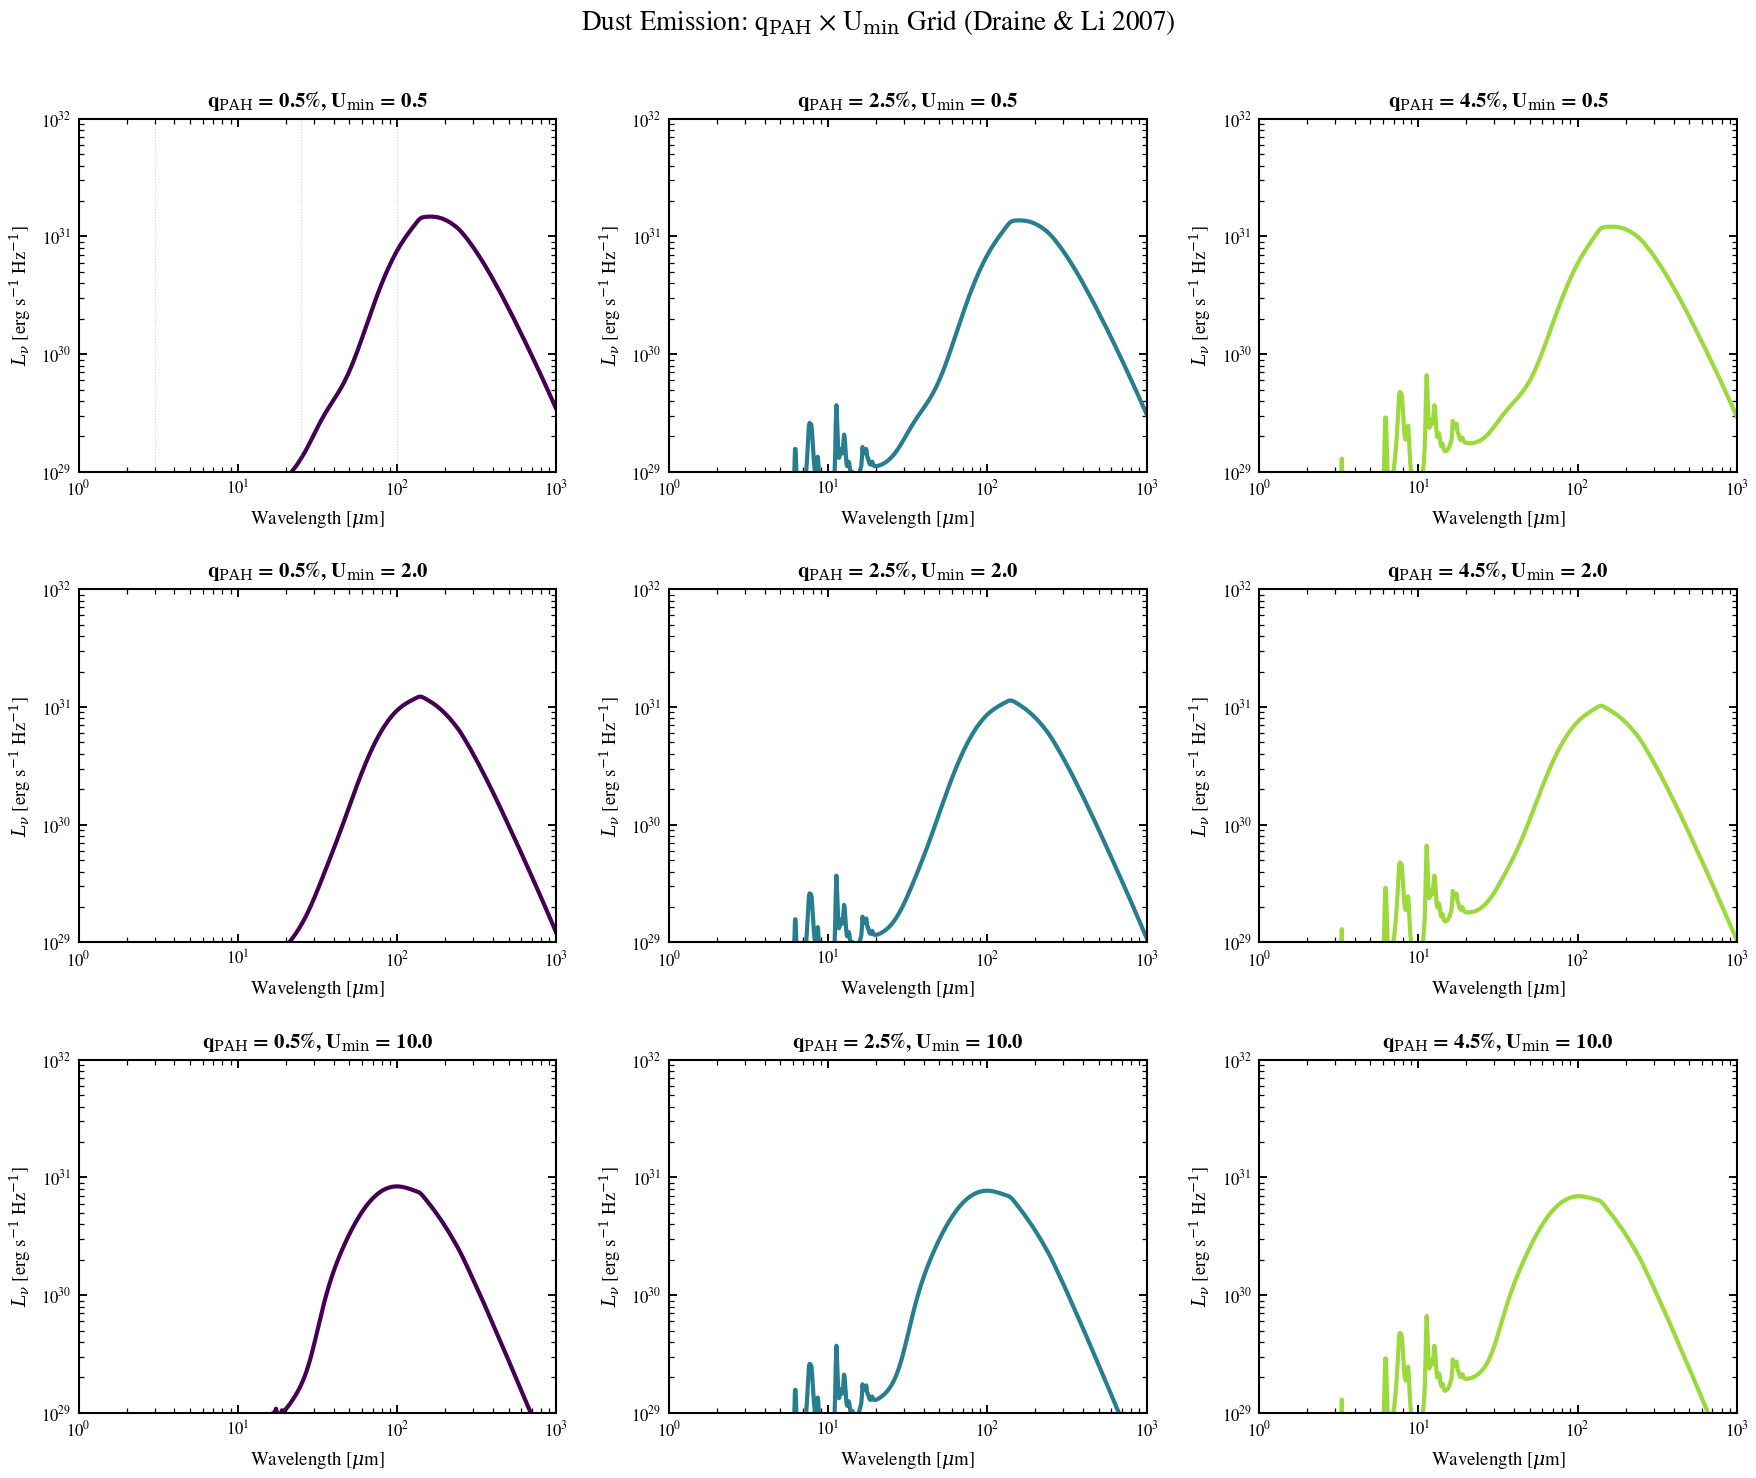

The Python source for this figure:
"""
Dust IR SED: q_PAH × U_min Grid
=================================

2D grid of dust IR emission spectra showing how PAH mass fraction (q_PAH)
and ISRF hardness (U_min) independently shape the mid- and far-infrared SED.
Uses Draine & Li 2007 templates. 3×3 panel grid covering q_PAH ∈ {0.5, 2.5, 4.5}%
and U_min ∈ {0.5, 2, 10} (MW-like to very hard radiation field).
"""

import jax.numpy as jnp
import matplotlib.pyplot as plt
import numpy as np

from tengri.analysis.plotting import setup_style
from tengri.dust import draine_li2007

setup_style()

# --- Wavelength grid for IR (1–1000 μm) ---
wave_aa = jnp.logspace(np.log10(1e4), np.log10(1e7), 2000)
wave_um = np.array(wave_aa) * 1e-4

# --- Dust emission parameters ---
L_ABS = 1e10 * 3.828e33  # 10^10 L_sun in erg/s
qpah_values = [0.5, 2.5, 4.5]  # PAH mass fraction (%)
umin_values = [0.5, 2.0, 10.0]  # ISRF hardness

# --- Color map (viridis across panels) ---
colors_grid = plt.cm.viridis(np.linspace(0.0, 0.85, 3))

fig, axes = plt.subplots(3, 3, figsize=(12, 10))
fig.suptitle(
    r"Dust Emission: q$_{\rm PAH}$ × U$_{\rm min}$ Grid (Draine & Li 2007)",
    fontsize=13,
    y=0.995,
)

for i, umin in enumerate(umin_values):
    for j, qpah in enumerate(qpah_values):
        ax = axes[i, j]

        try:
            lnu = draine_li2007(wave_aa, L_ABS, dust_umin=umin, dust_gamma_dl=0.01, dust_qpah=qpah)
        except FileNotFoundError:
            ax.text(
                0.5,
                0.5,
                "Data not found\n(use synthetic)",
                ha="center",
                va="center",
                transform=ax.transAxes,
                fontsize=10,
            )
            ax.set_xlabel(r"Wavelength [$\mu$m]")
            ax.set_ylabel(r"$L_\nu$ [erg s$^{-1}$ Hz$^{-1}$]")
            continue

        y = np.array(lnu)
        mask = (wave_um > 1) & (y > 0)
        ax.loglog(wave_um[mask], y[mask], color=colors_grid[j], lw=2.0)

        # --- Panel labels and metadata ---
        ax.set_xlabel(r"Wavelength [$\mu$m]", fontsize=9)
        ax.set_ylabel(r"$L_\nu$ [erg s$^{-1}$ Hz$^{-1}$]", fontsize=9)
        ax.set_xlim(1, 1000)
        ax.set_ylim(1e29, 1e32)
        ax.tick_params(labelsize=8)

        # Title shows parameters
        ax.set_title(
            f"q$_{{\\rm PAH}}$ = {qpah:.1f}%, U$_{{\\rm min}}$ = {umin:.1f}",
            fontsize=10,
            fontweight="bold",
        )

        # Mark key wavelengths on corner panel only
        if i == 0 and j == 0:
            for wl_um, _wl_label in [(3, "PAH"), (25, "mid-IR"), (100, "far-IR")]:
                ax.axvline(wl_um, color="grey", ls=":", lw=0.5, alpha=0.4)

fig.tight_layout()
plt.savefig("plot_dust_qpah_umin_grid.png", dpi=150, bbox_inches="tight")
plt.show()
